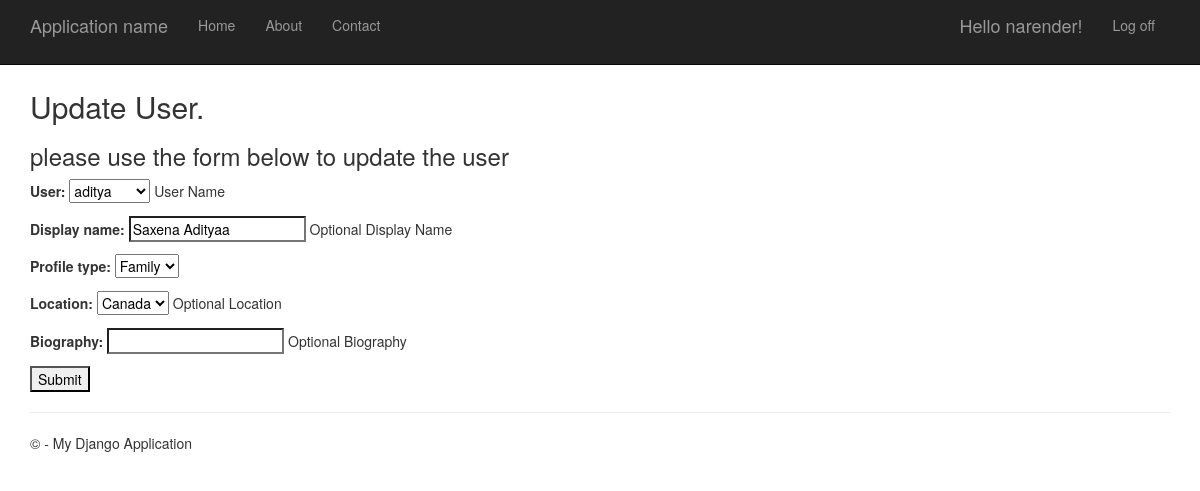
The app's page /edit/1/ (signed in) with its own data.
### app/models.py (models this page shows, shortened)
class Profile(models.Model):
    OPTIONS_PROFILE_TYPE = (
        ('single', 'Single'),
        ('family', 'Family'),
    )
    OPTIONS_LOCATIONS = (
        ('India', 'India'),
        ('Canada', 'Canada'),
    )
    user = models.OneToOneField(User, on_delete=models.CASCADE, help_text='User Name')
    display_name = models.CharField(null=True, max_length = 16, help_text='Optional Display Name' )
    profile_type = models.CharField(null=True, choices=OPTIONS_PROFILE_TYPE, max_length=10)
    location = models.CharField(null=True, max_length = 30, choices=OPTIONS_LOCATIONS, help_text='Optional Location')
    biography = models.CharField(null=True, blank=True, max_length = 500, help_text='Optional Biography')
    """ Future Fields"""
    class Meta:
        ordering = ['profile_type']

### app/views.py (the view, shortened to what this page needs)
# urls.py: path('edit/<int:pk>/', views.ProfileUpdateView.as_view(), name='update'),
class ProfileUpdateView(UpdateView):
    model = Profile
    fields = ['user', 'display_name', 'profile_type', 'location', 'biography']
    def get_context_data(self, **kwargs):
        context = super(ProfileUpdateView, self).get_context_data(**kwargs)
        context['title'] = 'Update User'
        context['message'] = 'please use the form below to update the user'
        return context

### app/templates/app/profile_form.html (shortened to what this page needs)
﻿{% extends "app/layout.html" %}
{% block content %}
<h2>{{ title }}.</h2>
<h3>{{ message }}</h3>
<form method="POST" enctype="multipart/form-data">
    {{ form.as_p }}
    <input type="submit" value="Submit">
</form>
{% endblock %}

### app/templates/app/loginpartial.html (shortened to what this page needs)
{% if user.is_authenticated %}
<form id="logoutForm" action="/logout/" method="post" class="navbar-right">
    <ul class="nav navbar-nav navbar-right">
        <li><span class="navbar-brand">Hello {{ user.username }}!</span></li>
        <li><a href="javascript:document.getElementById('logoutForm').submit()">Log off</a></li>
    </ul>
</form>
{% else %}
<ul class="nav navbar-nav navbar-right">
    <li><a href="{% url 'login' %}">Log in</a></li>
</ul>
{% endif %}

### app/static/app/content/site.css (style rules this page uses)
body { padding-top: 50px; padding-bottom: 20px; }
input, select, textarea { max-width: 280px; }

### records on screen
Profile: user "aditya", display_name "Saxena Adityaa", profile_type "Family", location "Canada"

### other values on screen
{{ user.username }} "narender"
{{ title }} "Update User"
{{ message }} "please use the form below to update the user"
